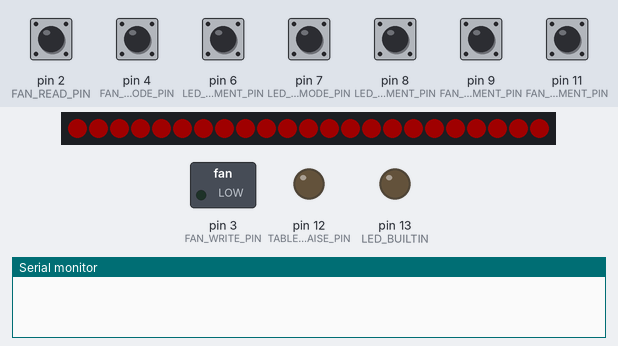
This sketch was run on a simulated Arduino Uno, built with avr-gcc and run on an emulated ATmega328P. Parts: 23 RGB LEDs in strip order, left to right, switched loads named in the sketch (green lamp = pin HIGH), output pins drawn as LEDs (lit = HIGH), the last lines printed to the serial monitor. The inputs (shaded band) are chosen by the test bench; at power-on: pin 2 (FAN_READ_PIN), pin 4 (FAN_BUTTON_MODE_PIN), pin 6 (LED_BUTTON_INCREMENT_PIN), pin 7 (LED_BUTTON_MODE_PIN), pin 8 (LED_BUTTON_DECREMENT_PIN), pin 9 (FAN_BUTTON_INCREMENT_PIN), pin 11 (FAN_BUTTON_DECREMENT_PIN) HIGH. Dim RGB values are drawn brighter than linear.

Above: at 1.2 s.
1.3 s: pin 9 (FAN_BUTTON_INCREMENT_PIN) pulled LOW for 0.15 s
At 1.8 s:
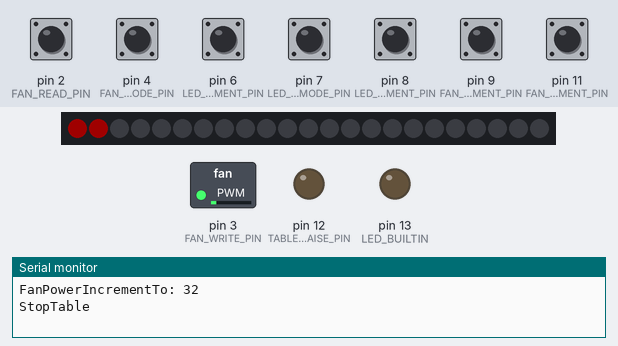
3.8 s: pin 7 (LED_BUTTON_MODE_PIN) pulled LOW for 0.15 s
At 5.0 s:
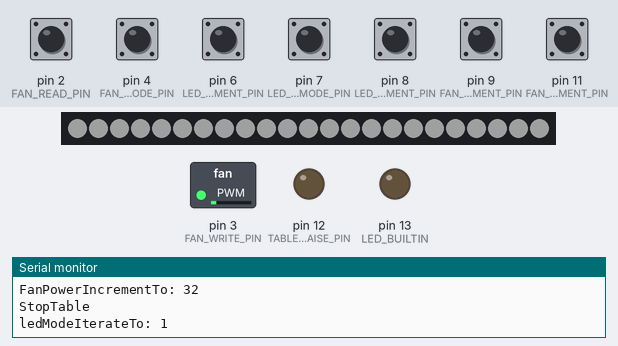
5.4 s: pin 8 (LED_BUTTON_DECREMENT_PIN) pulled LOW for 0.15 s
At 6.2 s:
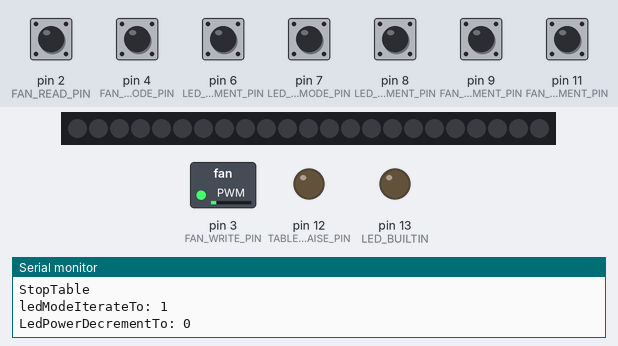
7.0 s: pin 9 (FAN_BUTTON_INCREMENT_PIN) pulled LOW for 1 s
At 7.4 s:
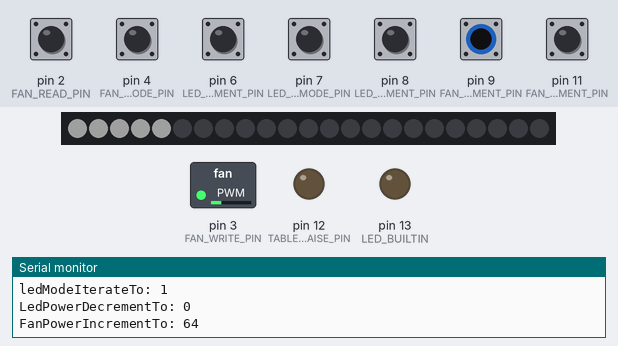
9.5 s: pin 9 (FAN_BUTTON_INCREMENT_PIN) pulled LOW for 0.15 s
At 11.2 s:
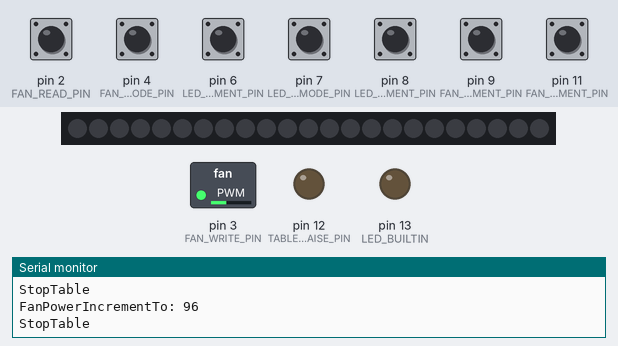
12.0 s: pin 6 (LED_BUTTON_INCREMENT_PIN) pulled LOW for 0.15 s
At 12.4 s:
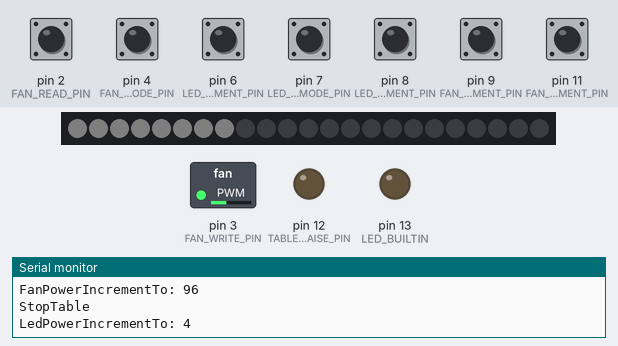
Timing chart, 0 to 14.6 s (numbered marks = the images above; inputs shaded):
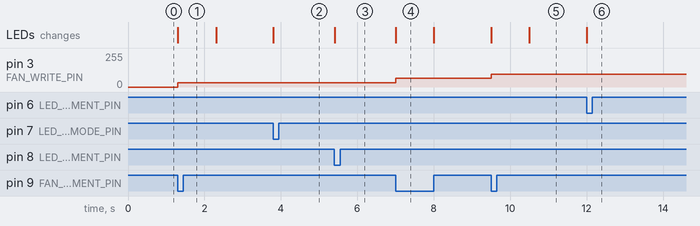

The sketch:

BoxController.ino
```cpp
#define DEBUG

#ifdef DEBUG
#define DEBUG_PRINT_BUTTON
//#define DEBUG_PRINT_RPM
#define DEBUG_PRINT_TABLEHEIGHT
#endif

#include "headers/BoxController.h"

#define FAN_READ_PIN 2
#define FAN_WRITE_PIN 3

#define LED_STRIP_PIN 5
#define LED_STRIP_LENGTH 23
#define LED_BUTTON_MODE_PIN 7
#define LED_BUTTON_INCREMENT_PIN 6
#define LED_BUTTON_DECREMENT_PIN 8

#define FAN_BUTTON_MODE_PIN 4
#define FAN_BUTTON_INCREMENT_PIN 9
#define FAN_BUTTON_DECREMENT_PIN 11

#define TABLE_HEIGHT_RAISE_PIN 12
#define TABLE_HEIGHT_LOWER_PIN 13

void ledStripOnRpmUpdate(uint16_t rpm);
auto fanController = FanController<FAN_READ_PIN, FAN_WRITE_PIN, ledStripOnRpmUpdate>(0);

void fanModeIterate();
auto fanButtonMode = ButtonController(FAN_BUTTON_MODE_PIN, fanModeIterate);
void fanBtnRelease();
void fanIncrement();
auto fanButtonIncrement = ButtonController(FAN_BUTTON_INCREMENT_PIN, fanIncrement, fanBtnRelease);
void fanDecrement();
auto fanButtonDecrement = ButtonController(FAN_BUTTON_DECREMENT_PIN, fanDecrement, fanBtnRelease);

auto ledStrip = LedStripController<LED_STRIP_PIN, LED_STRIP_LENGTH>();

void ledModeIterate();
auto ledButtonMode = ButtonController(LED_BUTTON_MODE_PIN, ledModeIterate);
void ledIncrement();
auto ledButtonIncrement = ButtonController(LED_BUTTON_INCREMENT_PIN, ledIncrement);
void ledDecrement();
auto ledButtonDecrement = ButtonController(LED_BUTTON_DECREMENT_PIN, ledDecrement);

auto tableHeightController = TableHeightController(TABLE_HEIGHT_RAISE_PIN, TABLE_HEIGHT_LOWER_PIN);

auto ledBuiltin = LedController(LED_BUILTIN);

// LedStrip Animations
const uint8_t fps = 60;
auto ledStripRpmHue = LedStripRpmHue(ledStrip.getLedStrip(), fps, 200);
auto ledStripWhite = LedStripSolidColor(ledStrip.getLedStrip(), CRGB(255, 255, 255));
auto ledStripHueFade = LedStripHueFade(ledStrip.getLedStrip(), fps, 0);

BaseAnimation* ledAnimationPointers[] = {
    &ledStripRpmHue,
    &ledStripWhite,
    &ledStripHueFade};

// Function Implementations
void ledStripOnRpmUpdate(uint16_t rpm)
{
    static uint16_t rpmLerped = rpm;
    rpmLerped = rpmLerped + (rpm >> 4) - (rpmLerped >> 4);
    ledStripRpmHue.setRpm(rpmLerped);

#ifdef DEBUG_PRINT_RPM
    Serial.print("RPM: ");
    Serial.print(rpm);
    Serial.print("; Lerped RPM:");
    Serial.println(rpmLerped);
#endif
}

void fanModeIterate() {
    #ifdef DEBUG_PRINT_BUTTON
        Serial.println("fanModeIterate");
    #endif
}
void fanIncrement()
{
    if(fanButtonMode.isPressed()) {
        tableHeightController.beginRaise();
    }
    else {
        uint8_t power = fanController.getPowerTarget();
        if (power < 255 - 32)
            power += 32;
        else
            power = 255;

        fanController.setPower(power);
        ledStrip.displayIndicator(nullptr, power);
        #ifdef DEBUG_PRINT_BUTTON
            Serial.print("FanPowerIncrementTo: ");
            Serial.println(power);
        #endif
    }
}
void fanDecrement()
{
    if(fanButtonMode.isPressed()) {
        tableHeightController.beginLower();
    }
    else {
        uint8_t power = fanController.getPowerTarget();
        if (power > 32)
            power -= 32;
        else
            power = 0;

        fanController.setPower(power);
        ledStrip.displayIndicator(nullptr, power);

        #ifdef DEBUG_PRINT_BUTTON
            Serial.print("FanPowerDecrementTo: ");
            Serial.println(power);
        #endif
    }
}
void fanBtnRelease() {
    tableHeightController.stopMovement();
}

void ledModeIterate()
{
    static uint8_t ledMode = 0;
    ledMode++;
    ledMode = ledMode % 3;

#ifdef DEBUG_PRINT_BUTTON
    Serial.print("ledModeIterateTo: ");
    Serial.println(ledMode);
#endif

    ledStrip.setAnimation(ledAnimationPointers[ledMode]);
}
uint8_t brightness = 32;
void ledIncrement()
{
    brightness = min(255, brightness+32);
    ledStrip.setBrightness(brightness*brightness/255);
#ifdef DEBUG_PRINT_BUTTON
    Serial.print("LedPowerIncrementTo: ");
    Serial.println(ledStrip.getBrightness());
#endif
}
void ledDecrement()
{
    brightness = max(0, brightness-32);
    ledStrip.setBrightness(brightness*brightness/255);
#ifdef DEBUG_PRINT_BUTTON
    Serial.print("LedPowerDecrementTo: ");
    Serial.println(ledStrip.getBrightness());
#endif
}

void setup()
{
    ledStrip.setBrightness(brightness);
    ledStrip.setAnimation(&ledStripRpmHue);
    Serial.begin(1000000);
}

void loop()
{
    fanButtonMode.Tick();
    fanButtonIncrement.Tick();
    fanButtonDecrement.Tick();

    ledButtonMode.Tick();
    ledButtonIncrement.Tick();
    ledButtonDecrement.Tick();

    tableHeightController.tick();

    ledStrip.tick();
}
```

BoxController.h
```cpp
#pragma once

#include "arduino.h"

#include "types.h"

#include "FanController.h"
#include "LedController.h"
#include "LedStripController.h"
#include "ButtonController.h"
#include "TableHeightController.h"

#include "LedStripAnimations/animations.h"
```

ButtonController.h
```cpp
#pragma once

#include "BoxController.h"

#define DEBOUNCE_MILLIS 5

class ButtonController
{
    pin pinId;
    bool awaitingDebounce;
    uint32_t debounceMillis;
    bool isCurrentlyClicked;

    void (*onButtonPush)();
    void (*onButtonRelease)();

public:
    bool isPressed()
    {
        return digitalRead(pinId) == LOW;
    }

private:
    void debouncedClick()
    {
        if (!awaitingDebounce)
        {
            if (isPressed())
            {
                awaitingDebounce = true;
                debounceMillis = millis();
            }
        }
        else
        {
            if (millis() - debounceMillis < DEBOUNCE_MILLIS)
                return;

            awaitingDebounce = false;

            if (isPressed())
            {
                isCurrentlyClicked = true;
                if(onButtonPush != nullptr)
                    onButtonPush();
            }
        }
    }

    void debouncedUnClick()
    {
        if (!awaitingDebounce)
        {
            if (!isPressed())
            {
                awaitingDebounce = true;
                debounceMillis = millis();
            }
        }
        else
        {
            if (millis() - debounceMillis < DEBOUNCE_MILLIS)
                return;

            if (!isPressed())
            {
                isCurrentlyClicked = false;
                awaitingDebounce = false;
                if(onButtonRelease != nullptr)
                    onButtonRelease();
            }
        }
    }

public:
    ButtonController(pin pinId, void (*onButtonPush)(), void (*onButtonRelease)() = nullptr)
    {
        pinMode(pinId, INPUT_PULLUP);
        this->pinId = pinId;
        isCurrentlyClicked = false;

        this->onButtonPush = onButtonPush;
        this->onButtonRelease = onButtonRelease;
    };

    void Tick()
    {
        if (isCurrentlyClicked)
        {
            debouncedUnClick();
        }
        else
        {
            debouncedClick();
        }
    }
};
```

FanController.h
```cpp
#pragma once

#include "BoxController.h"

template <pin speedReadPin, pin speedWritePin, void (*onRpmUpdated)(uint16_t rpm)>
class FanController
{
    static uint8_t targetPower;
    //static uint32_t microsAtFalling;
    static uint32_t millisAtRpmUpdate;
    static uint16_t rpm;

    static void interuptFanSenseRising() {
        static uint32_t lastTime = micros();
        uint32_t time = micros();
        uint32_t timeDiff = time - lastTime;
        lastTime = time;

        rpm = getRpm(timeDiff);

        millisAtRpmUpdate = millis();

        static bool first = true;

        if(!first && onRpmUpdated != nullptr)
            onRpmUpdated(rpm);

        first = false;
    }

public:
    FanController(uint8_t targetPower)
    {
        pinMode(speedReadPin, INPUT_PULLUP);
        pinMode(speedWritePin, OUTPUT);
        this->setPower(targetPower);

        attachInterrupt(
            digitalPinToInterrupt(speedReadPin),
            interuptFanSenseRising,
            FALLING
        );

    }

    void setPower(uint8_t power)
    {
        this->targetPower = power;
        analogWrite(speedWritePin, power);
    }

    static uint32_t getPulseTimeMicros()
    {
        return pulseIn(speedReadPin, HIGH, 1E6); // Timeout at 10 rpm -> quaterRevolutionMicroseconds / 10rpm = 1E6
    }

    static uint16_t getRpm(uint32_t halfRevolutionMicros)
    {
        //return 15E6 / halfRevolutionMicros; // Microseconds per minute / (quaterRevolutionMicroseconds * 4)
        return 30E6 / halfRevolutionMicros; // Microseconds per minute / (quaterRevolutionMicroseconds * 4)
    }

    static uint16_t getRpm()
    {
        //return getRpm(getPulseTimeMicros());
        if(millis() - millisAtRpmUpdate > 15000) // if less than 1 rpm
            return 0;

        return rpm;
    }

    static uint8_t getPowerTarget()
    {
        return targetPower;
    }
};

template <pin speedReadPin, pin speedWritePin, void (*onRpmUpdated)(uint16_t rpm)>
uint8_t FanController<speedReadPin, speedWritePin, onRpmUpdated>::targetPower = 0;

template <pin speedReadPin, pin speedWritePin, void (*onRpmUpdated)(uint16_t rpm)>
uint32_t FanController<speedReadPin, speedWritePin, onRpmUpdated>::millisAtRpmUpdate = 0;

template <pin speedReadPin, pin speedWritePin, void (*onRpmUpdated)(uint16_t rpm)>
uint16_t FanController<speedReadPin, speedWritePin, onRpmUpdated>::rpm = 0;
```

LedStrip.h
```cpp
#pragma once

#include "BoxController.h"


class LedStrip
{
protected:


public:
    CRGB *leds;
    uint16_t ledCount;
    LedStrip(CRGB leds[], uint16_t ledCount)
    {
        this->leds = leds;
        this->ledCount = ledCount;
    }
    LedStrip() { }

    uint8_t getBrightness()
    {
        return FastLED.getBrightness();
    }

    void setBrightness(uint8_t brightness)
    {
        FastLED.setBrightness(brightness);
    }

    void setColor(CRGB color)
    {
        //FastLED.showColor(color);
        for (int i = 0; i < ledCount; i++)
            setColor(i, color);
    }
    void setColor(int index, CRGB color)
    {
        leds[index] = color;
    }
    CRGB getColor(int index)
    {
        return leds[index];
    }
    void Show()
    {
        FastLED.show();
    }
};
```

LedStripHueFade.h
```cpp
#pragma once

#include "baseAnimation.h"

class LedStripHueFade : public BaseAnimation
{
    uint8_t hue;

public:
    LedStripHueFade(LedStrip *ledStrip, uint8_t fps, uint8_t hue) : BaseAnimation(ledStrip, fps)
    {
        setHue(hue);
    }

    void setLedColors()
    {
        hue++;
        CHSV hsv = CHSV(hue, 255, 255);

        ledStrip->setColor(CRGB(hsv));
    }

    void setHue(uint8_t hue)
    {
        this->hue = hue;
    }
};
```

LedStripRpmHue.h
```cpp
#pragma once

#include "baseAnimation.h"

class LedStripRpmHue : public BaseAnimation
{
    uint16_t rpm;

public:
    LedStripRpmHue(LedStrip *ledStrip, uint8_t fps, uint16_t rpm) : BaseAnimation(ledStrip, fps)
    {
        setRpm(rpm);
    }

    void setLedColors()
    {
        uint8_t hue = map(rpm, 200, 1900, 0, 255);
        CHSV hsv = CHSV(hue, 255, 255);

        ledStrip->setColor(CRGB(hsv));
    }

    void setRpm(uint16_t rpm)
    {
        this->rpm = rpm;
    }
};
```

LedStripSolidColor.h
```cpp
#pragma once

#include "baseAnimation.h"

class LedStripSolidColor : public BaseAnimation
{
    CRGB color;

public:
    LedStripSolidColor(LedStrip *ledStrip, CRGB color) : BaseAnimation(ledStrip, 0)
    {
        this->color = color;
    }

    void setLedColors()
    {
        ledStrip->setColor(color);
    }

    void setColor(CRGB color)
    {
        this->color = color;
        draw();
    }
};
```

animations.h
```cpp
#pragma once

#include "LedStripRpmHue.h"
#include "LedStripHueFade.h"
#include "LedStripSolidColor.h"
```

baseAnimation.h
```cpp
#pragma once

#include "../BoxController.h"

class BaseAnimation
{
    uint32_t lastDraw;
    uint16_t drawInterval;
    bool shouldDraw;

protected:
    LedStrip *ledStrip;
    BaseAnimation(LedStrip *ledStrip, uint8_t fps = 60)
    {
        this->ledStrip = ledStrip;
        lastDraw = millis();
        setFps(fps);
    }
    void draw()
    {
        lastDraw = millis();
        setLedColors();
        ledStrip->Show();
    };

public:
    bool getShouldDraw()
    {
        if (!shouldDraw)
            return false;
        return millis() - lastDraw > drawInterval;
    }

    void setFps(uint8_t fps)
    {
        if (fps == 0)
        {
            shouldDraw = false;
            this->drawInterval = 0;
        }
        else
        {
            shouldDraw = true;
            this->drawInterval = 1000 / fps;
        }
    }
    virtual void setLedColors() {}

    void tick()
    {
        if (getShouldDraw())
            draw();
    }
};
```

LedStripController.h
```cpp
#pragma once

#define FASTLED_INTERNAL "Stop spamming me!"
#include "FastLED.h"

#include "BoxController.h"
#include "LedStrip.h"
#include "LedStripAnimations/baseAnimation.h"

enum LedStripStates
{
    Off,
    Indicator,
    Animation
};

template <pin dataPin, int ledCount>
class LedStripController
{
    LedStrip ledStrip;
    CRGB leds[ledCount];
    LedStripStates state;
    LedStripStates preIndicatorState;
    BaseAnimation *currentAnimation;
    uint32_t indicatorStartTime;
    uint16_t indicatorDurationMs;
    uint8_t indicatorPreviousBrightness;
    uint8_t indicatorWidth;
    CRGB *indicatorColor;

public:
    LedStripController(uint16_t indicatorTimeMs = 1000)
    {
        FastLED.addLeds<NEOPIXEL, dataPin>(leds, ledCount);
        ledStrip = LedStrip(leds, ledCount);
        state = LedStripStates::Off;
        indicatorDurationMs = indicatorTimeMs;
    }

    LedStrip *getLedStrip()
    {
        return &ledStrip;
    }

    void setBrightness(uint8_t amount)
    {
        ledStrip.setBrightness(amount);
        ledStrip.Show();
    }
    uint8_t getBrightness()
    {
        return ledStrip.getBrightness();
    }
    void increaseBrightness(uint8_t amount)
    {
        uint8_t currentPower = getBrightness();
        if (currentPower < 255 - amount)
            setBrightness(currentPower + amount);
        else
            setBrightness(255);
    }
    void decreaseBrightness(uint8_t amount)
    {
        uint8_t currentPower = getBrightness();
        if (currentPower > amount)
            setBrightness(currentPower - amount);
        else
            setBrightness(0);
    }

    void displayIndicator(CRGB *color, uint8_t width = UINT8_MAX)
    {
        if (state != LedStripStates::Indicator)
        {
            preIndicatorState = state;
            state = LedStripStates::Indicator;
            indicatorPreviousBrightness = getBrightness();
            if (indicatorPreviousBrightness < 32)
                ledStrip.setBrightness(32);
        }
        indicatorStartTime = millis();

        indicatorWidth = width;
        indicatorColor = color;
        drawIndicator();
    }
    void drawIndicator()
    {
        int ledsToLightUp = ledCount * indicatorWidth / UINT8_MAX;

        if (indicatorColor == nullptr && currentAnimation != nullptr)
        {
            currentAnimation->setLedColors();
        }
        else
        {
            for (int i = 0; i < ledsToLightUp; i++)
            {
                ledStrip.setColor(i, *indicatorColor);
            }
        }

        for (int i = ledsToLightUp; i < ledCount; i++)
        {
            ledStrip.setColor(i, CRGB(0, 0, 0));
        }
        ledStrip.Show();
    }
    void indicatorTick()
    {
        if (millis() - indicatorStartTime >= indicatorDurationMs)
        {
            setBrightness(indicatorPreviousBrightness);
            if (state == LedStripStates::Animation)
                setAnimation(currentAnimation);
            else
                state = preIndicatorState;
        }
        else
        {
            if (currentAnimation != nullptr)
            {
                if (currentAnimation->getShouldDraw())
                {
                    drawIndicator();
                }
            }
        }
    }

    void setAnimation(BaseAnimation *animation)
    {
        this->currentAnimation = animation;
        this->state = LedStripStates::Animation;
        currentAnimation->setLedColors();
        ledStrip.Show();
    }
    BaseAnimation *getAnimation()
    {
        return currentAnimation;
    }

    void turnOff()
    {
        state = LedStripStates::Off;
        ledStrip.setColor(CRGB(0, 0, 0));
        ledStrip.Show();
    }

    void tick()
    {
        switch (state)
        {
        case LedStripStates::Off:
            break;
        case LedStripStates::Animation:
            getAnimation()->tick();
            break;
        case LedStripStates::Indicator:
            indicatorTick();
            break;

        default:
            break;
        }
    }
};
```

types.h
```cpp
#pragma once

#include "BoxController.h"

typedef uint8_t pin;
```

Source omitted: TableHeightController.h (2731 bytes)

Measured:
- after the input at 1.3 s, pin 3 (FAN_WRITE_PIN): 0/255 → 32/255 at once; the LEDs: change at once (image 1)
- after the input at 3.8 s, the LEDs: change at once (image 2)
- after the input at 5.4 s, the LEDs: change at once (image 3)
- after the input at 7.0 s, pin 3 (FAN_WRITE_PIN): 32/255 → 64/255 at once; the LEDs: change at once (image 4)
- after the input at 9.5 s, pin 3 (FAN_WRITE_PIN): 64/255 → 96/255 at once; the LEDs: first change at once (image 5 shows a later state)
- after the input at 12.0 s, the LEDs: change at once (image 6)
